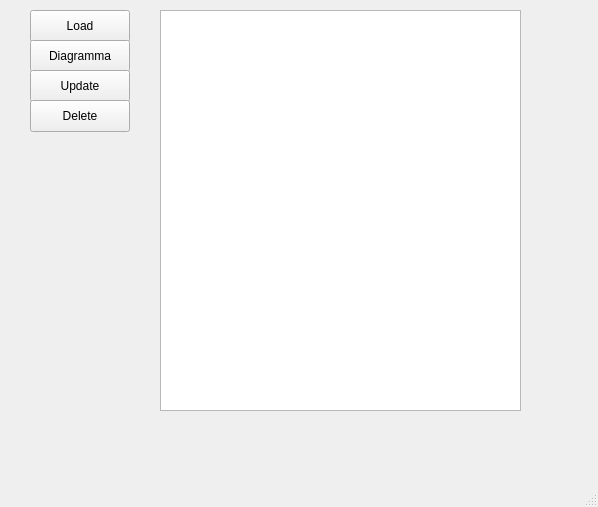
<?xml version="1.0" encoding="UTF-8"?>
<ui version="4.0">
 <class>MainWindow</class>
 <widget class="QMainWindow" name="MainWindow">
  <property name="geometry">
   <rect>
    <x>0</x>
    <y>0</y>
    <width>598</width>
    <height>507</height>
   </rect>
  </property>
  <property name="windowTitle">
   <string>MainWindow</string>
  </property>
  <widget class="QWidget" name="centralwidget">
   <widget class="QPushButton" name="pushButton">
    <property name="geometry">
     <rect>
      <x>30</x>
      <y>10</y>
      <width>100</width>
      <height>32</height>
     </rect>
    </property>
    <property name="text">
     <string>Load</string>
    </property>
   </widget>
   <widget class="QPushButton" name="pushButton_3">
    <property name="geometry">
     <rect>
      <x>30</x>
      <y>40</y>
      <width>100</width>
      <height>32</height>
     </rect>
    </property>
    <property name="text">
     <string>Diagramma</string>
    </property>
   </widget>
   <widget class="QListWidget" name="listWidget">
    <property name="geometry">
     <rect>
      <x>160</x>
      <y>10</y>
      <width>361</width>
      <height>401</height>
     </rect>
    </property>
   </widget>
   <widget class="QPushButton" name="pushButton_4">
    <property name="geometry">
     <rect>
      <x>30</x>
      <y>70</y>
      <width>100</width>
      <height>32</height>
     </rect>
    </property>
    <property name="text">
     <string>Update</string>
    </property>
   </widget>
   <widget class="QPushButton" name="pushButton_5">
    <property name="geometry">
     <rect>
      <x>30</x>
      <y>100</y>
      <width>100</width>
      <height>32</height>
     </rect>
    </property>
    <property name="text">
     <string>Delete</string>
    </property>
   </widget>
  </widget>
  <widget class="QStatusBar" name="statusbar"/>
 </widget>
 <resources/>
 <connections/>
</ui>
